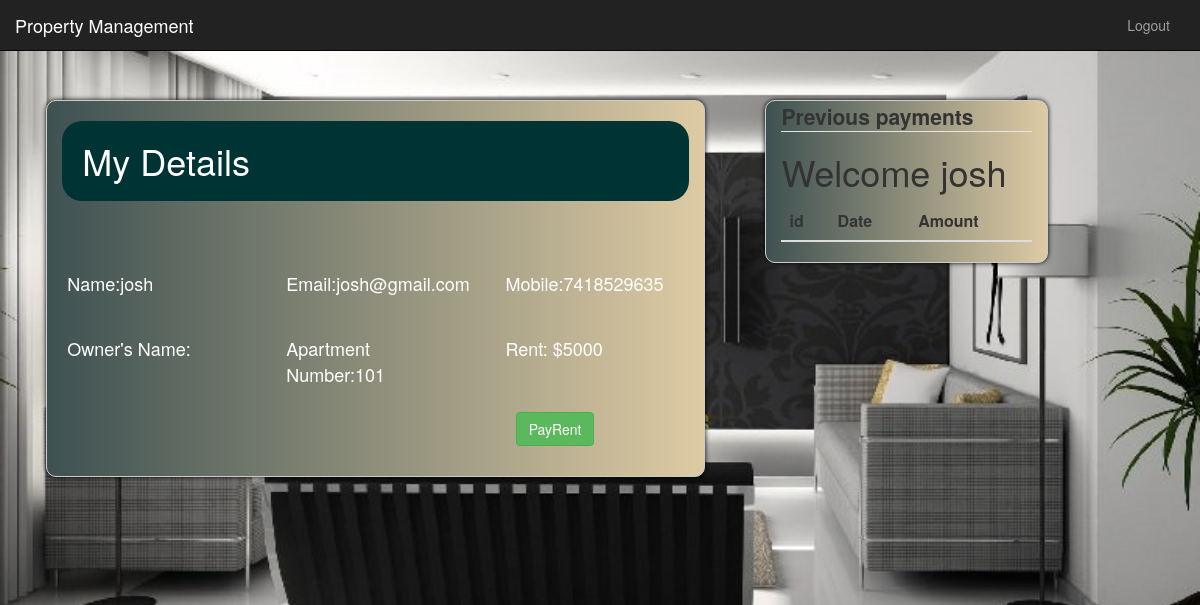
Screenshot of /tenant.php (signed in) with the database file from the repository.
### tables this page shows
CREATE TABLE `tenant` (
  `id` int(11) NOT NULL,
  `name` varchar(50) NOT NULL,
  `email` varchar(50) NOT NULL,
  `password` varchar(20) NOT NULL,
  `mobile` varchar(13) NOT NULL,
  `building` varchar(50) NOT NULL,
  `apartment` varchar(10) NOT NULL,
  `rent` varchar(20) NOT NULL,
  `date` date NOT NULL,
  `oid` varchar(10) NOT NULL
);

### tvalidate.php (called while the page is built, shortened)
<?php
$tid=$_SESSION['tid'];

### tenant.php (the view, shortened to what this page needs)
<?php
include 'tvalidate.php';
include 'tnav.php';
$currenttime=strtotime(date("Y-m-d"));
$currentmonth=date("m",$currenttime);
?>
<html lang="en" >
<head>
  <link rel="stylesheet" href="https://maxcdn.bootstrapcdn.com/bootstrap/3.3.7/css/bootstrap.min.css">
</head>
    <body style="background-image: url('img/tenant.jpg');background-attachment: fixed; background-repeat: no-repeat; background-size: cover">
          <div class='row' style="padding: 50px">
            <div  class="col-md-7 box" style="background-color:#adadad; margin-left:1%; ">
        <?php
        include 'conn.php';
        $sql = "select *,(select name from owner where owned=t.apartment)as owner,(select apartmentNum from apartment where id=t.apartment)as apartment from tenant t where id=$tid";
        $recenttransactionsql = "select * from transaction where tid=$tid order by id DESC LIMIT 1";
        $recenttransactionrun = mysqli_query($con, $recenttransactionsql);
        $recenttransactionrow = $recenttransactionrun->fetch_assoc();
        $recenttransactiontime=strtotime($recenttransactionrow['date']);
        $recenttransactionmonth=date("m",$recenttransactiontime);
                $run= mysqli_query($con, $sql);{
                while ($row = $run->fetch_assoc()) {
      ?>
                <h1 style="color: #fff;background: #033;padding: 20px;border-radius: 20px">My Details</h1><br><br>
                <div class="row" style="color:white">
                    <div class="a col-md-4" style="padding: 20px">
                   <?php      echo 'Name:'.$row['name'];
                 ?>
               </div>
                    <div class="a col-md-4" style="padding: 20px">
                   <?php      echo 'Email:'.$row['email'];
                 ?>
               </div>
                    <div class="a col-md-4" style="padding: 20px">
                   <?php      echo 'Mobile:'.$row['mobile'];
                 ?>
               </div>
                    <div class="a col-md-4" style="padding: 20px">
                   <?php      echo 'Owner\'s Name:'.$row['owner'];
                 ?>
               </div>
                    <div class="a col-md-4" style="padding: 20px">
                   <?php      echo 'Apartment Number:'.$row['apartment'];
                 ?>
               </div>
                    <div class="a col-md-4" style="padding: 20px">
                   <?php      echo 'Rent: $'.$row['rent'];
                 ?>
               </div>
                    <form action="payment.php" method="POST">
                      <div class="a" style="padding: 40px; margin: 40px">
                          <?php if($currentmonth > $recenttransactionmonth) {?>
                          <button style="margin:30px" class="btn btn-success pull-right " type="submit">PayRent</button>
                          <?php }
                          else{
                              echo " Rent Already Paid! ";
                            }
                            ?>
               </div>
                    </form>
           </div>
        <?php
                }}
        ?>
                     </div>
               <div  class="col-sm-3 box" style="background-color:#adadad; margin-left:10px;">
                   <legend><b>Previous payments</b></legend>
                   <table class="table">
  <thead>
    <tr>
      <th scope="col">id</th>
      <th scope="col">Date</th>
      <th scope="col">Amount</th>
    </tr>
  </thead>
  <tbody>
       <?php
        $qry1="select * from tenant  where id=$tid";
        $run1=mysqli_query($con,$qry1);
        $row1=$run1->fetch_assoc();
        $TenantName=$row1['name'];
        echo "<h1>Welcome $TenantName </h1>";
        ?>
        </tbody>
                   </table>
                </div>
 </div>

### tenant.php (style rules this page uses)
.box { transition: box-shadow .3s; margin: 50px; border-radius:10px; border: 1px solid #ccc; background-image: linear-gradient(to right, #3E5151 , #DECBA4); float: left; box-shadow: 0px 0px 5px #000 }
div.a { font-size: 18px; }

### rows the page displays
tenant: name "josh", email "josh@gmail.com", mobile "7418529635", apartment "101", rent "5000"
